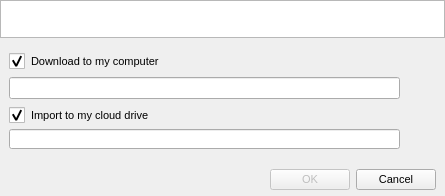
<?xml version="1.0" encoding="UTF-8"?>
<ui version="4.0">
 <class>ImportMegaLinksDialog</class>
 <widget class="QDialog" name="ImportMegaLinksDialog">
  <property name="geometry">
   <rect>
    <x>0</x>
    <y>0</y>
    <width>445</width>
    <height>196</height>
   </rect>
  </property>
  <property name="sizePolicy">
   <sizepolicy hsizetype="Preferred" vsizetype="Preferred">
    <horstretch>0</horstretch>
    <verstretch>0</verstretch>
   </sizepolicy>
  </property>
  <property name="minimumSize">
   <size>
    <width>445</width>
    <height>196</height>
   </size>
  </property>
  <property name="maximumSize">
   <size>
    <width>445</width>
    <height>430</height>
   </size>
  </property>
  <property name="windowTitle">
   <string>Import links</string>
  </property>
  <property name="styleSheet">
   <string notr="true">QWidget
{
font-size: 11px;
}

QCheckBox::indicator {
     width: 16px;
     height: 16px;
 }

QRadioButton::indicator {
     width: 16px;
     height: 16px;
 }

QScrollBar:horizontal {
height: 16px;
}

#bLocalFolder, #bMegaFolder
{
    border: none;
}
</string>
  </property>
  <layout class="QVBoxLayout" name="verticalLayout" stretch="1,0">
   <property name="spacing">
    <number>0</number>
   </property>
   <property name="leftMargin">
    <number>0</number>
   </property>
   <property name="topMargin">
    <number>0</number>
   </property>
   <property name="rightMargin">
    <number>0</number>
   </property>
   <property name="bottomMargin">
    <number>0</number>
   </property>
   <item>
    <widget class="QListWidget" name="linkList">
     <property name="sizePolicy">
      <sizepolicy hsizetype="Preferred" vsizetype="Preferred">
       <horstretch>0</horstretch>
       <verstretch>0</verstretch>
      </sizepolicy>
     </property>
     <property name="minimumSize">
      <size>
       <width>0</width>
       <height>38</height>
      </size>
     </property>
     <property name="maximumSize">
      <size>
       <width>16777215</width>
       <height>16777215</height>
      </size>
     </property>
     <property name="sizeIncrement">
      <size>
       <width>0</width>
       <height>0</height>
      </size>
     </property>
    </widget>
   </item>
   <item>
    <widget class="QWidget" name="widget" native="true">
     <layout class="QVBoxLayout" name="verticalLayout_2">
      <property name="spacing">
       <number>6</number>
      </property>
      <property name="leftMargin">
       <number>9</number>
      </property>
      <property name="topMargin">
       <number>15</number>
      </property>
      <property name="rightMargin">
       <number>9</number>
      </property>
      <property name="bottomMargin">
       <number>9</number>
      </property>
      <item>
       <widget class="QCheckBox" name="cDownload">
        <property name="enabled">
         <bool>true</bool>
        </property>
        <property name="text">
         <string>Download to my computer</string>
        </property>
        <property name="checked">
         <bool>true</bool>
        </property>
       </widget>
      </item>
      <item>
       <widget class="QWidget" name="widget_2" native="true">
        <property name="enabled">
         <bool>true</bool>
        </property>
        <property name="minimumSize">
         <size>
          <width>0</width>
          <height>26</height>
         </size>
        </property>
        <layout class="QHBoxLayout" name="horizontalLayout">
         <property name="spacing">
          <number>6</number>
         </property>
         <property name="leftMargin">
          <number>0</number>
         </property>
         <property name="topMargin">
          <number>0</number>
         </property>
         <property name="rightMargin">
          <number>6</number>
         </property>
         <property name="bottomMargin">
          <number>0</number>
         </property>
         <item>
          <widget class="QLineEdit" name="eLocalFolder">
           <property name="enabled">
            <bool>true</bool>
           </property>
           <property name="readOnly">
            <bool>true</bool>
           </property>
          </widget>
         </item>
         <item>
          <widget class="QPushButton" name="bLocalFolder">
           <property name="enabled">
            <bool>true</bool>
           </property>
           <property name="minimumSize">
            <size>
             <width>24</width>
             <height>0</height>
            </size>
           </property>
           <property name="maximumSize">
            <size>
             <width>24</width>
             <height>24</height>
            </size>
           </property>
           <property name="styleSheet">
            <string notr="true"/>
           </property>
           <property name="text">
            <string/>
           </property>
           <property name="icon">
            <iconset resource="Resources.qrc">
             <normaloff>:/images/import_computer_ico.png</normaloff>:/images/import_computer_ico.png</iconset>
           </property>
           <property name="iconSize">
            <size>
             <width>24</width>
             <height>24</height>
            </size>
           </property>
           <property name="flat">
            <bool>true</bool>
           </property>
          </widget>
         </item>
        </layout>
       </widget>
      </item>
      <item>
       <widget class="QCheckBox" name="cImport">
        <property name="text">
         <string>Import to my cloud drive</string>
        </property>
        <property name="checked">
         <bool>true</bool>
        </property>
       </widget>
      </item>
      <item>
       <widget class="QWidget" name="wImport" native="true">
        <property name="minimumSize">
         <size>
          <width>0</width>
          <height>26</height>
         </size>
        </property>
        <layout class="QHBoxLayout" name="horizontalLayout_2">
         <property name="spacing">
          <number>6</number>
         </property>
         <property name="leftMargin">
          <number>0</number>
         </property>
         <property name="topMargin">
          <number>0</number>
         </property>
         <property name="rightMargin">
          <number>6</number>
         </property>
         <property name="bottomMargin">
          <number>6</number>
         </property>
         <item>
          <widget class="QLineEdit" name="eMegaFolder">
           <property name="enabled">
            <bool>true</bool>
           </property>
           <property name="readOnly">
            <bool>true</bool>
           </property>
          </widget>
         </item>
         <item>
          <widget class="QPushButton" name="bMegaFolder">
           <property name="minimumSize">
            <size>
             <width>24</width>
             <height>0</height>
            </size>
           </property>
           <property name="maximumSize">
            <size>
             <width>24</width>
             <height>24</height>
            </size>
           </property>
           <property name="text">
            <string/>
           </property>
           <property name="icon">
            <iconset resource="Resources.qrc">
             <normaloff>:/images/import_cloud_ico.png</normaloff>:/images/import_cloud_ico.png</iconset>
           </property>
           <property name="iconSize">
            <size>
             <width>24</width>
             <height>24</height>
            </size>
           </property>
           <property name="flat">
            <bool>true</bool>
           </property>
          </widget>
         </item>
        </layout>
       </widget>
      </item>
      <item>
       <widget class="QWidget" name="bLayout" native="true">
        <property name="minimumSize">
         <size>
          <width>0</width>
          <height>32</height>
         </size>
        </property>
        <property name="maximumSize">
         <size>
          <width>16777215</width>
          <height>32</height>
         </size>
        </property>
        <layout class="QHBoxLayout" name="horizontalLayout_3">
         <property name="spacing">
          <number>6</number>
         </property>
         <property name="leftMargin">
          <number>0</number>
         </property>
         <property name="topMargin">
          <number>6</number>
         </property>
         <property name="rightMargin">
          <number>0</number>
         </property>
         <property name="bottomMargin">
          <number>0</number>
         </property>
         <item>
          <spacer name="horizontalSpacer">
           <property name="orientation">
            <enum>Qt::Horizontal</enum>
           </property>
           <property name="sizeHint" stdset="0">
            <size>
             <width>40</width>
             <height>24</height>
            </size>
           </property>
          </spacer>
         </item>
         <item>
          <widget class="QPushButton" name="bOk">
           <property name="enabled">
            <bool>false</bool>
           </property>
           <property name="text">
            <string>OK</string>
           </property>
          </widget>
         </item>
         <item>
          <widget class="QPushButton" name="bCancel">
           <property name="text">
            <string>Cancel</string>
           </property>
          </widget>
         </item>
        </layout>
       </widget>
      </item>
     </layout>
    </widget>
   </item>
  </layout>
 </widget>
 <resources>
  <include location="Resources.qrc"/>
 </resources>
 <connections>
  <connection>
   <sender>bCancel</sender>
   <signal>clicked()</signal>
   <receiver>ImportMegaLinksDialog</receiver>
   <slot>reject()</slot>
   <hints>
    <hint type="sourcelabel">
     <x>398</x>
     <y>184</y>
    </hint>
    <hint type="destinationlabel">
     <x>222</x>
     <y>102</y>
    </hint>
   </hints>
  </connection>
  <connection>
   <sender>bOk</sender>
   <signal>clicked()</signal>
   <receiver>ImportMegaLinksDialog</receiver>
   <slot>accept()</slot>
   <hints>
    <hint type="sourcelabel">
     <x>317</x>
     <y>184</y>
    </hint>
    <hint type="destinationlabel">
     <x>222</x>
     <y>102</y>
    </hint>
   </hints>
  </connection>
 </connections>
</ui>
